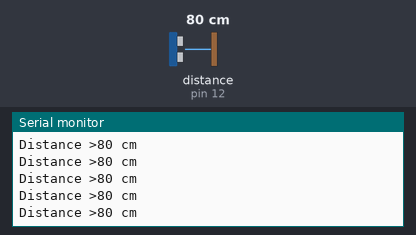
A sketch run on a simulated Arduino Uno, built with avr-gcc and run on an emulated ATmega328P. Shown: the last lines printed to the serial monitor. Wiring (inferred from the names in the program): ultrasonic range finder: trigger pin 13; echo pin 12. The inputs (shaded band) are chosen by the test bench; at power-on: distance to the obstacle (sensor on pin 12) 80 cm. The echo pulse lasts 58.3 µs per cm.

Above: at 1.2 s.
1.3 s: distance to the obstacle (sensor on pin 12) set to 2 cm
At 1.48 s:
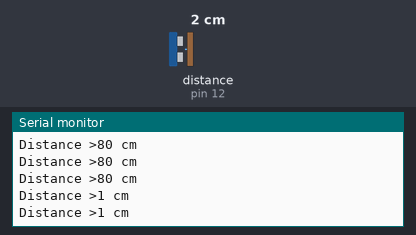
4.3 s: distance to the obstacle (sensor on pin 12) set to 4 cm
At 4.3 s:
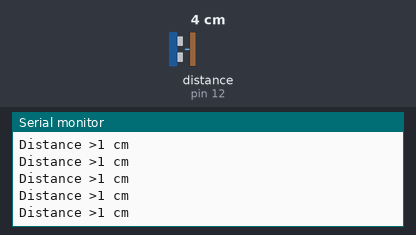
5.8 s: distance to the obstacle (sensor on pin 12) set to 35 cm
At 5.81 s:
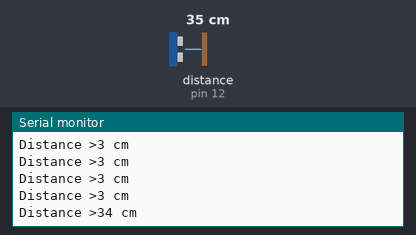
Timing chart, 0 to 8.8 s (numbered marks = the images above; inputs shaded):
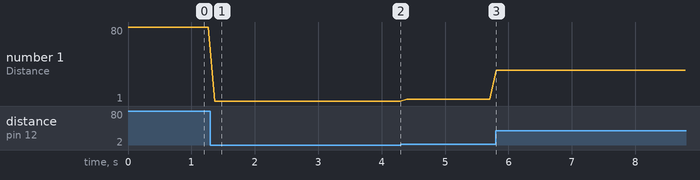

Measured:
- after the input at 1.3 s, the serial monitor: prints a new line after 0.07 s (image 1)
- after the input at 5.8 s, the serial monitor: prints a new line at once (image 3)
- plotted number 1: 80 → 1 after the input at 1.3 s, 1 → 3 after the input at 4.3 s, 3 → 34 after the input at 5.8 s

The sketch:

UltraSonic.ino
```cpp
// GPIO PIN
int TRIG_PIN=13;
int ECHO_PIN=12;

void setup() {
        pinMode(TRIG_PIN, OUTPUT);
        pinMode(ECHO_PIN, INPUT);
        Serial.begin(9600);
}

int distance(){
        digitalWrite(TRIG_PIN, HIGH);
        delayMicroseconds(10);
        digitalWrite(TRIG_PIN, LOW);
        int duration =  pulseIn(ECHO_PIN, HIGH);
        int distance = duration/29/2;
        return distance;
}
void loop() {
        Serial.print("Distance >");
        Serial.print(distance());
        Serial.println(" cm");
        delay(100);
}
```
